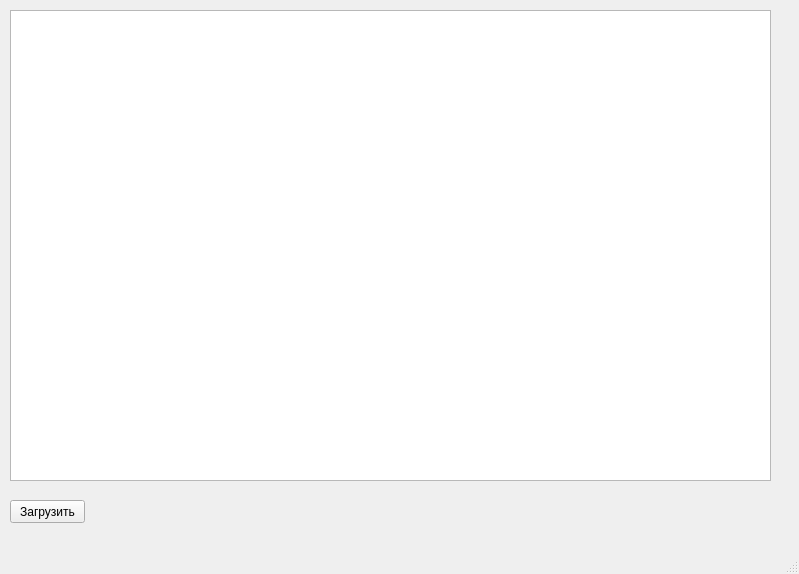
<?xml version="1.0" encoding="UTF-8"?>
<ui version="4.0">
 <class>MainWindow</class>
 <widget class="QMainWindow" name="MainWindow">
  <property name="geometry">
   <rect>
    <x>0</x>
    <y>0</y>
    <width>799</width>
    <height>574</height>
   </rect>
  </property>
  <property name="windowTitle">
   <string>Эспрессо</string>
  </property>
  <widget class="QWidget" name="centralwidget">
   <widget class="QTableWidget" name="tableWidget">
    <property name="geometry">
     <rect>
      <x>10</x>
      <y>10</y>
      <width>761</width>
      <height>471</height>
     </rect>
    </property>
   </widget>
   <widget class="QPushButton" name="pushButton">
    <property name="geometry">
     <rect>
      <x>10</x>
      <y>500</y>
      <width>75</width>
      <height>23</height>
     </rect>
    </property>
    <property name="text">
     <string>Загрузить</string>
    </property>
   </widget>
  </widget>
  <widget class="QMenuBar" name="menubar">
   <property name="geometry">
    <rect>
     <x>0</x>
     <y>0</y>
     <width>799</width>
     <height>21</height>
    </rect>
   </property>
  </widget>
  <widget class="QStatusBar" name="statusbar"/>
 </widget>
 <resources/>
 <connections/>
</ui>
